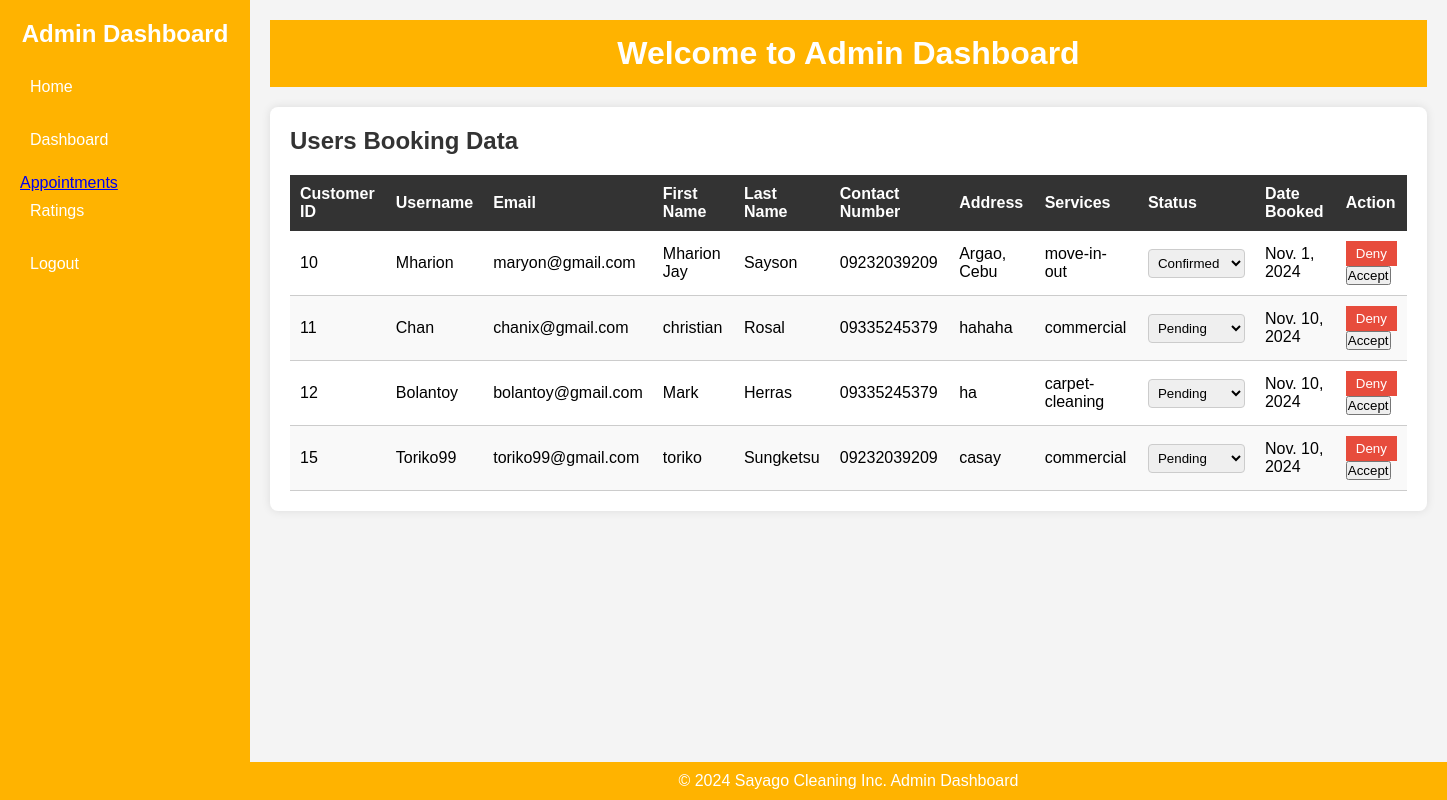
/admin_dashboard/, run on an earlier commit of the app's database.
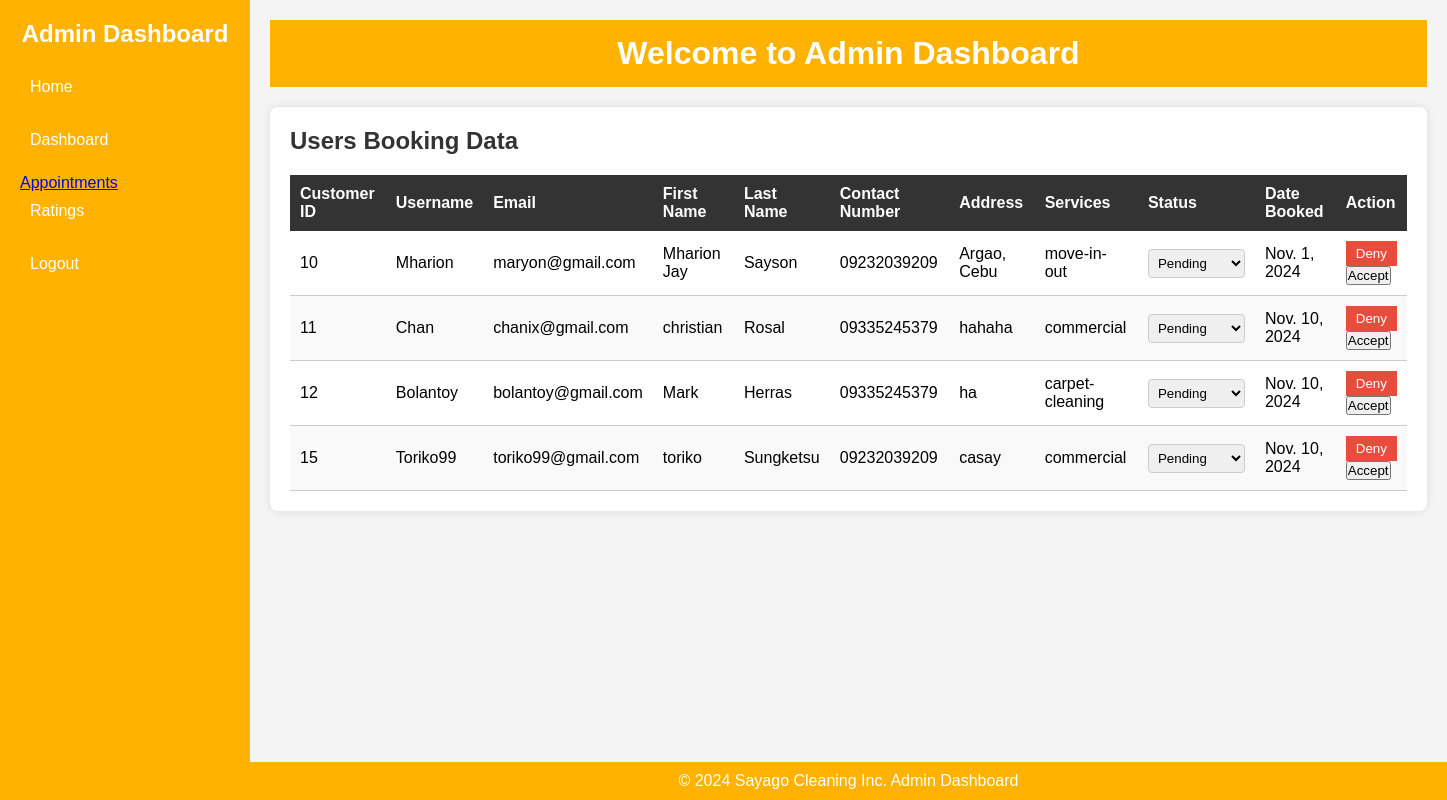
And on a later commit of the database.
### cleaning/models.py (models this page shows, shortened)
class Booking(models.Model):
    booking_id = models.AutoField(primary_key=True, editable=False)
    CLEANING_CHOICES = [
    ('residential', 'Residential Cleaning'),
    ('commercial', 'Commercial Cleaning'),
    ('deep-cleaning', 'Deep Cleaning'),
    ('move-in-out', 'Move-in/Move-out Cleaning'),
    ('carpet-cleaning', 'Carpet Cleaning'),
    ('upholstery-cleaning', 'Upholstery Cleaning'),
    ('window-cleaning', 'Window Cleaning'),
    ('eco-friendly', 'Eco-friendly Green Cleaning'),
    ('anti-bacterial-mist', 'Anti-Bacterial Mist Treatment'),
    ('car-interior-detailing', 'Car Interior Detailing'),
    ('deep-dry-cleaning', 'Deep Dry Cleaning'),
    ('deep-home-cleaning', 'Deep Home Cleaning'),
    ('deep-upholstery-shampooing', 'Deep Upholstery Shampooing'),
    ('steam-sterilization', 'Superior Steam Sterilization'),
]
    PENDING = 'pending'
    CONFIRMED = 'confirmed'
    DENIED = 'denied'
    COMPLETED = 'completed'
    STATUS_CHOICES = [
        (CONFIRMED, 'Confirmed'),
        (PENDING, 'Pending'),
        (DENIED, 'Denied'),
        (COMPLETED, 'Completed'),
    ]
    user = models.ForeignKey(User, on_delete=models.CASCADE)
    cleaning_service = models.CharField(max_length=100, choices=CLEANING_CHOICES)
    first_name = models.CharField(max_length=100)
    last_name = models.CharField(max_length=100, default='Unknown')
    contact_number = models.CharField(max_length=15)
    address = models.TextField()
    additional_info = models.TextField(blank=True, null=True)
    status = models.CharField(max_length=20, choices=STATUS_CHOICES, default=PENDING)
    created_at = models.DateTimeField(auto_now_add=True)
    booking_date = models.DateField()

### cleaning/views.py (the view)
# urls.py: path('admin_dashboard/', views.admin_dashboard, name='ad_dashboard'),
def admin_dashboard(request):
    bookings = Booking.objects.all() # Fetch all bookings for admin dashboard
    return render(request, 'cleaning/admin_dashboard.html', {'bookings': bookings})

### cleaning/templates/cleaning/admin_dashboard.html (shortened to what the changed rows need)
<!DOCTYPE html>
<html lang="en">
<head>
    {% load static %}
    <link rel="stylesheet" href="{% static 'styles/admin.css' %}?100">
</head>
<body>
    <div class="admin-container">
        <aside class="sidebar">
            <h2>Admin Dashboard</h2>
        </aside>
        <div class="main-content">
            <header>
                <h1>Welcome to Admin Dashboard</h1>
            </header>
            <main>
                <section class="admin-panel">
                    <h2>Users Booking Data</h2>
                    <table class="user-table">
                        <thead>
                            <tr>
                                <th>Customer ID</th>
                                <th>Username</th>
                                <th>Email</th>
                                <th>First Name</th>
                                <th>Last Name</th>
                                <th>Contact Number</th>
                                <th>Address</th>
                                <th>Services</th>
                                <th>Status</th>
                                <th>Date Booked</th>
                                <th>Action</th>
                            </tr>
                        </thead>
                        <tbody>
                            {% if bookings %}
                                {% for booking in bookings %}
                                <tr>
                                    <td>{{ booking.user.id }}</td>
                                    <td>{{ booking.user.username }}</td>
                                    <td>{{ booking.user.email }}</td>
                                    <td>{{ booking.first_name }}</td>
                                    <td>{{ booking.last_name }}</td>
                                    <td>{{ booking.contact_number }}</td>
                                    <td>{{ booking.address }}</td>
                                    <td>{{ booking.cleaning_service }}</td>
                                    <td>
                                        <form method="POST" action="{% url 'update_booking_status' booking.booking_id %}">
                                            <select name="status" onchange="this.form.submit()">
                                                <option value="pending" {% if booking.status == 'pending' %}selected{% endif %}>Pending</option>
                                                <option value="confirmed" {% if booking.status == 'confirmed' %}selected{% endif %}>Confirmed</option>
                                            </select>
                                        </form>
                                    </td>
                                    <td>{{booking.booking_date}}</td>
                                    <td>
                                        <form method="POST" action="{% url 'deny_booking' booking.booking_id %}" class="action-form">
                                            <button type="submit" class="action-btn delete-btn">Deny</button>
                                        </form>
                                        <form method="POST" action="{% url 'accept_booking' booking.booking_id %}" class="action-form">
                                            <button type="submit" class="action-btn accept-btn">Accept</button>
                                        </form>
                                    </td>
                                </tr>
                                {% endfor %}
                            {% else %}
                                <tr>
                                    <td colspan="10">No bookings found.</td>
                                </tr>
                            {% endif %}
                        </tbody>
                    </table>
                </section>
            </main>
        </div>
    </div>
</body>
</html>

What changed in the data, as far as the page shows it:
changed Booking "Mharion Jay": status "Confirmed" → "Pending"
